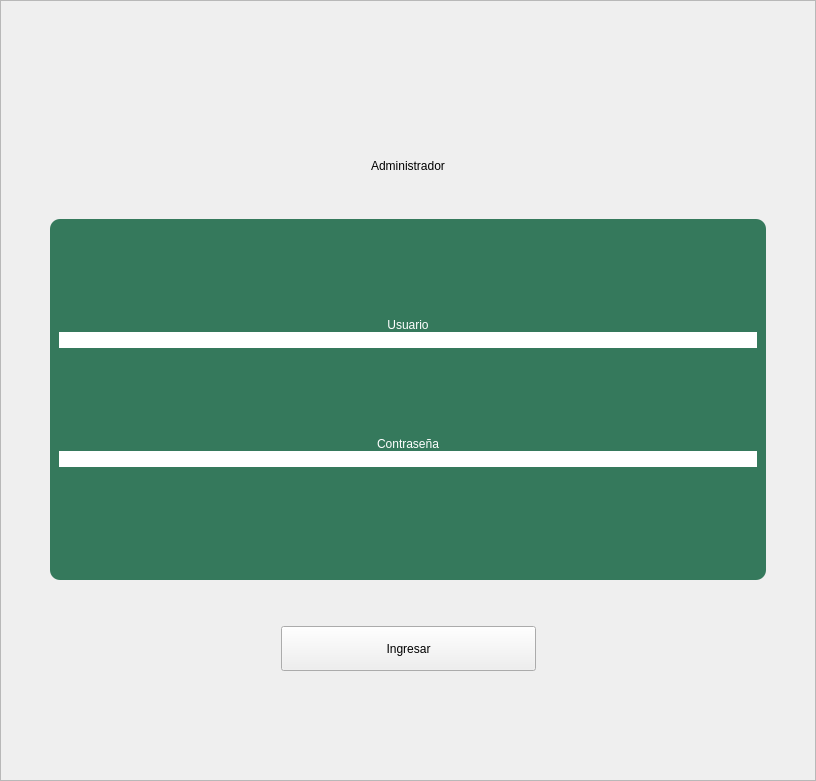
         <widget class="QWidget" name="pgLoginAdmin">
          <layout class="QVBoxLayout" name="verticalLayout_4">
           <property name="spacing">
            <number>0</number>
           </property>
           <property name="leftMargin">
            <number>0</number>
           </property>
           <property name="topMargin">
            <number>0</number>
           </property>
           <property name="rightMargin">
            <number>0</number>
           </property>
           <property name="bottomMargin">
            <number>0</number>
           </property>
           <item>
            <widget class="QFrame" name="frame">
             <property name="frameShape">
              <enum>QFrame::StyledPanel</enum>
             </property>
             <property name="frameShadow">
              <enum>QFrame::Raised</enum>
             </property>
             <layout class="QVBoxLayout" name="verticalLayout_6">
              <item>
               <layout class="QHBoxLayout" name="horizontalLayout_7">
                <item>
                 <spacer name="horizontalSpacer_12">
                  <property name="orientation">
                   <enum>Qt::Horizontal</enum>
                  </property>
                  <property name="sizeHint" stdset="0">
                   <size>
                    <width>40</width>
                    <height>20</height>
                   </size>
                  </property>
                 </spacer>
                </item>
                <item>
                 <widget class="QLabel" name="label_5">
                  <property name="minimumSize">
                   <size>
                    <width>180</width>
                    <height>143</height>
                   </size>
                  </property>
                  <property name="maximumSize">
                   <size>
                    <width>180</width>
                    <height>143</height>
                   </size>
                  </property>
                  <property name="text">
                   <string/>
                  </property>
                  <property name="pixmap">
                   <pixmap>Imagenes/admin.png</pixmap>
                  </property>
                  <property name="scaledContents">
                   <bool>true</bool>
                  </property>
                 </widget>
                </item>
                <item>
                 <spacer name="horizontalSpacer_13">
                  <property name="orientation">
                   <enum>Qt::Horizontal</enum>
                  </property>
                  <property name="sizeHint" stdset="0">
                   <size>
                    <width>40</width>
                    <height>20</height>
                   </size>
                  </property>
                 </spacer>
                </item>
               </layout>
              </item>
              <item>
               <widget class="QLabel" name="label_6">
                <property name="styleSheet">
                 <string notr="true">font: 87 40px &quot;Arial Black&quot;;</string>
                </property>
                <property name="text">
                 <string>Administrador</string>
                </property>
                <property name="alignment">
                 <set>Qt::AlignCenter</set>
                </property>
               </widget>
              </item>
              <item>
               <spacer name="verticalSpacer_8">
                <property name="orientation">
                 <enum>Qt::Vertical</enum>
                </property>
                <property name="sizeHint" stdset="0">
                 <size>
                  <width>20</width>
                  <height>40</height>
                 </size>
                </property>
               </spacer>
              </item>
              <item>
               <layout class="QHBoxLayout" name="horizontalLayout_5">
                <item>
                 <spacer name="horizontalSpacer_8">
                  <property name="orientation">
                   <enum>Qt::Horizontal</enum>
                  </property>
                  <property name="sizeHint" stdset="0">
                   <size>
                    <width>40</width>
                    <height>20</height>
                   </size>
                  </property>
                 </spacer>
                </item>
                <item>
                 <widget class="QFrame" name="frame_2">
                  <property name="minimumSize">
                   <size>
                    <width>716</width>
                    <height>361</height>
                   </size>
                  </property>
                  <property name="maximumSize">
                   <size>
                    <width>716</width>
                    <height>361</height>
                   </size>
                  </property>
                  <property name="styleSheet">
                   <string notr="true">background-color: #35795c;
font: 87 17pt &quot;Arial Black&quot;;
color: rgb(255, 255, 255);
border-radius:10px;</string>
                  </property>
                  <property name="frameShape">
                   <enum>QFrame::StyledPanel</enum>
                  </property>
                  <property name="frameShadow">
                   <enum>QFrame::Raised</enum>
                  </property>
                  <layout class="QVBoxLayout" name="verticalLayout_5">
                   <property name="spacing">
                    <number>0</number>
                   </property>
                   <item>
                    <spacer name="verticalSpacer_14">
                     <property name="orientation">
                      <enum>Qt::Vertical</enum>
                     </property>
                     <property name="sizeHint" stdset="0">
                      <size>
                       <width>20</width>
                       <height>40</height>
                      </size>
                     </property>
                    </spacer>
                   </item>
                   <item>
                    <widget class="QLabel" name="label_7">
                     <property name="text">
                      <string>Usuario</string>
                     </property>
                     <property name="alignment">
                      <set>Qt::AlignCenter</set>
                     </property>
                    </widget>
                   </item>
                   <item>
                    <widget class="QLineEdit" name="usuarioAdmin">
                     <property name="styleSheet">
                      <string notr="true">background-color: rgb(255, 255, 255);
color: rgb(0, 0, 0);</string>
                     </property>
                    </widget>
                   </item>
                   <item>
                    <spacer name="verticalSpacer_13">
                     <property name="orientation">
                      <enum>Qt::Vertical</enum>
                     </property>
                     <property name="sizeHint" stdset="0">
                      <size>
                       <width>20</width>
                       <height>20</height>
                      </size>
                     </property>
                    </spacer>
                   </item>
                   <item>
                    <widget class="QLabel" name="label_8">
                     <property name="text">
                      <string>Contraseña</string>
                     </property>
                     <property name="alignment">
                      <set>Qt::AlignCenter</set>
                     </property>
                    </widget>
                   </item>
                   <item>
                    <widget class="QLineEdit" name="contrasenaAdmin">
                     <property name="styleSheet">
                      <string notr="true">background-color: rgb(255, 255, 255);
color: rgb(0, 0, 0);</string>
                     </property>
                     <property name="text">
                      <string/>
                     </property>
                    </widget>
                   </item>
                   <item>
                    <spacer name="verticalSpacer_12">
                     <property name="orientation">
                      <enum>Qt::Vertical</enum>
                     </property>
                     <property name="sizeHint" stdset="0">
                      <size>
                       <width>20</width>
                       <height>40</height>
                      </size>
                     </property>
                    </spacer>
                   </item>
                   <item>
                    <widget class="QLabel" name="labelInfoLgAdmin">
                     <property name="minimumSize">
                      <size>
                       <width>100</width>
                       <height>0</height>
                      </size>
                     </property>
                     <property name="styleSheet">
                      <string notr="true">font: 87 14pt &quot;Arial Black&quot;;</string>
                     </property>
                     <property name="text">
                      <string/>
                     </property>
                     <property name="alignment">
                      <set>Qt::AlignCenter</set>
                     </property>
                    </widget>
                   </item>
                  </layout>
                 </widget>
                </item>
                <item>
                 <spacer name="horizontalSpacer_9">
                  <property name="orientation">
                   <enum>Qt::Horizontal</enum>
                  </property>
                  <property name="sizeHint" stdset="0">
                   <size>
                    <width>40</width>
                    <height>20</height>
                   </size>
                  </property>
                 </spacer>
                </item>
               </layout>
              </item>
              <item>
               <spacer name="verticalSpacer_7">
                <property name="orientation">
                 <enum>Qt::Vertical</enum>
                </property>
                <property name="sizeHint" stdset="0">
                 <size>
                  <width>20</width>
                  <height>40</height>
                 </size>
                </property>
               </spacer>
              </item>
              <item>
               <layout class="QHBoxLayout" name="horizontalLayout_6">
                <item>
                 <spacer name="horizontalSpacer_10">
                  <property name="orientation">
                   <enum>Qt::Horizontal</enum>
                  </property>
                  <property name="sizeHint" stdset="0">
                   <size>
                    <width>40</width>
                    <height>20</height>
                   </size>
                  </property>
                 </spacer>
                </item>
                <item>
                 <widget class="QPushButton" name="btnIngresarAdmin">
                  <property name="minimumSize">
                   <size>
                    <width>255</width>
                    <height>45</height>
                   </size>
                  </property>
                  <property name="maximumSize">
                   <size>
                    <width>255</width>
                    <height>45</height>
                   </size>
                  </property>
                  <property name="text">
                   <string>Ingresar</string>
                  </property>
                 </widget>
                </item>
                <item>
                 <spacer name="horizontalSpacer_11">
                  <property name="orientation">
                   <enum>Qt::Horizontal</enum>
                  </property>
                  <property name="sizeHint" stdset="0">
                   <size>
                    <width>40</width>
                    <height>20</height>
                   </size>
                  </property>
                 </spacer>
                </item>
               </layout>
              </item>
              <item>
               <spacer name="verticalSpacer_6">
                <property name="orientation">
                 <enum>Qt::Vertical</enum>
                </property>
                <property name="sizeHint" stdset="0">
                 <size>
                  <width>20</width>
                  <height>100</height>
                 </size>
                </property>
               </spacer>
              </item>
             </layout>
            </widget>
           </item>
          </layout>
         </widget>
